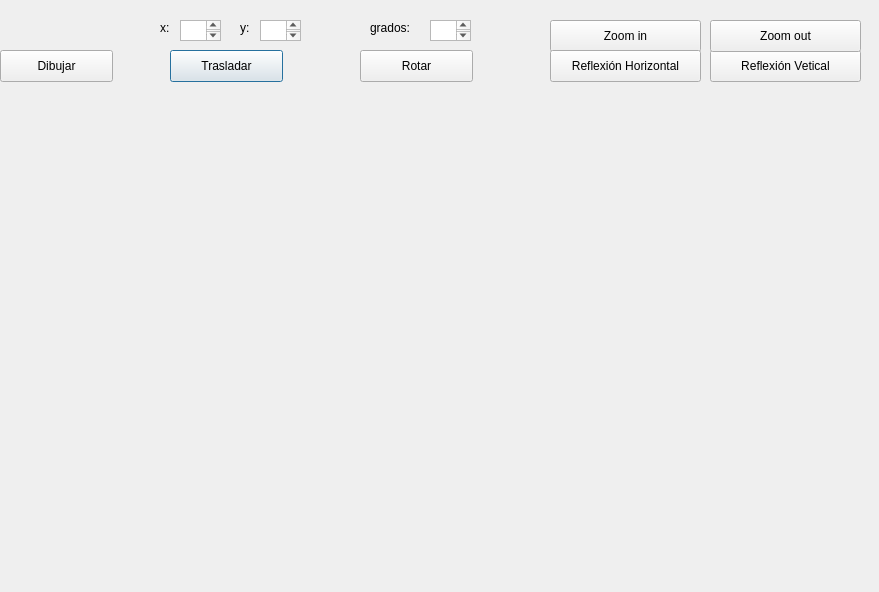
<?xml version="1.0" encoding="UTF-8"?>
<ui version="4.0">
 <class>Dialog</class>
 <widget class="QDialog" name="Dialog">
  <property name="geometry">
   <rect>
    <x>0</x>
    <y>0</y>
    <width>879</width>
    <height>592</height>
   </rect>
  </property>
  <property name="windowTitle">
   <string>Dialog</string>
  </property>
  <widget class="QLabel" name="label_4">
   <property name="geometry">
    <rect>
     <x>240</x>
     <y>20</y>
     <width>51</width>
     <height>16</height>
    </rect>
   </property>
   <property name="text">
    <string>y:</string>
   </property>
  </widget>
  <widget class="QTextEdit" name="boxXinicio">
   <property name="geometry">
    <rect>
     <x>180</x>
     <y>20</y>
     <width>41</width>
     <height>21</height>
    </rect>
   </property>
  </widget>
  <widget class="QPushButton" name="pushButton_2">
   <property name="geometry">
    <rect>
     <x>170</x>
     <y>50</y>
     <width>113</width>
     <height>32</height>
    </rect>
   </property>
   <property name="text">
    <string>Trasladar</string>
   </property>
  </widget>
  <widget class="QPushButton" name="pushButton_5">
   <property name="geometry">
    <rect>
     <x>550</x>
     <y>20</y>
     <width>151</width>
     <height>32</height>
    </rect>
   </property>
   <property name="text">
    <string>Zoom in</string>
   </property>
  </widget>
  <widget class="QTextEdit" name="boxYinicio">
   <property name="geometry">
    <rect>
     <x>260</x>
     <y>20</y>
     <width>41</width>
     <height>21</height>
    </rect>
   </property>
  </widget>
  <widget class="QLabel" name="label_3">
   <property name="geometry">
    <rect>
     <x>160</x>
     <y>20</y>
     <width>41</width>
     <height>16</height>
    </rect>
   </property>
   <property name="text">
    <string>x:</string>
   </property>
  </widget>
  <widget class="QLabel" name="label_5">
   <property name="geometry">
    <rect>
     <x>370</x>
     <y>20</y>
     <width>51</width>
     <height>16</height>
    </rect>
   </property>
   <property name="text">
    <string>grados:</string>
   </property>
  </widget>
  <widget class="QPushButton" name="pushButton">
   <property name="geometry">
    <rect>
     <x>0</x>
     <y>50</y>
     <width>113</width>
     <height>32</height>
    </rect>
   </property>
   <property name="text">
    <string>Dibujar</string>
   </property>
  </widget>
  <widget class="QPushButton" name="pushButton_7">
   <property name="geometry">
    <rect>
     <x>710</x>
     <y>50</y>
     <width>151</width>
     <height>32</height>
    </rect>
   </property>
   <property name="text">
    <string>Reflexión Vetical</string>
   </property>
  </widget>
  <widget class="QPushButton" name="pushButton_4">
   <property name="geometry">
    <rect>
     <x>710</x>
     <y>20</y>
     <width>151</width>
     <height>32</height>
    </rect>
   </property>
   <property name="text">
    <string>Zoom out</string>
   </property>
  </widget>
  <widget class="QPushButton" name="pushButton_3">
   <property name="geometry">
    <rect>
     <x>360</x>
     <y>50</y>
     <width>113</width>
     <height>32</height>
    </rect>
   </property>
   <property name="text">
    <string>Rotar</string>
   </property>
  </widget>
  <widget class="QPushButton" name="pushButton_6">
   <property name="geometry">
    <rect>
     <x>550</x>
     <y>50</y>
     <width>151</width>
     <height>32</height>
    </rect>
   </property>
   <property name="text">
    <string>Reflexión Horizontal</string>
   </property>
  </widget>
  <widget class="QTextEdit" name="boxGrados">
   <property name="geometry">
    <rect>
     <x>430</x>
     <y>20</y>
     <width>41</width>
     <height>21</height>
    </rect>
   </property>
  </widget>
 </widget>
 <resources/>
 <connections/>
</ui>
